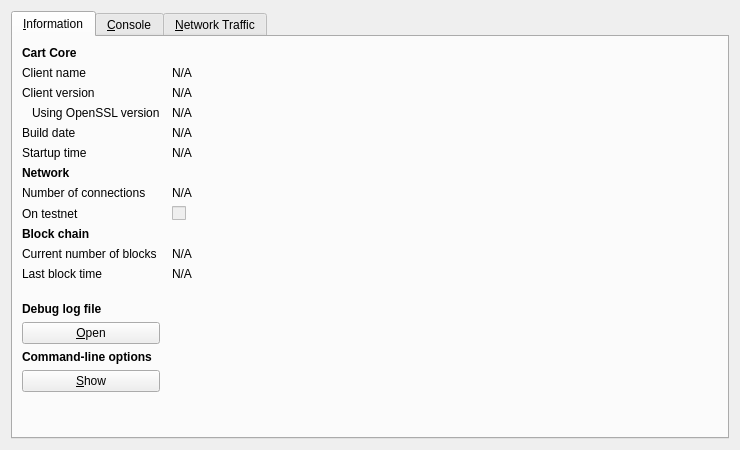
<?xml version="1.0" encoding="UTF-8"?>
<ui version="4.0">
 <class>RPCConsole</class>
 <widget class="QDialog" name="RPCConsole">
  <property name="geometry">
   <rect>
    <x>0</x>
    <y>0</y>
    <width>740</width>
    <height>450</height>
   </rect>
  </property>
  <property name="windowTitle">
   <string>Cart - Debug window</string>
  </property>
  <layout class="QVBoxLayout" name="verticalLayout_2">
   <item>
    <widget class="QTabWidget" name="tabWidget">
     <property name="currentIndex">
      <number>0</number>
     </property>
     <widget class="QWidget" name="tab_info">
      <attribute name="title">
       <string>&amp;Information</string>
      </attribute>
      <layout class="QGridLayout" name="gridLayout" columnstretch="0,1">
       <property name="horizontalSpacing">
        <number>12</number>
       </property>
       <item row="0" column="0">
        <widget class="QLabel" name="label_9">
         <property name="font">
          <font>
           <weight>75</weight>
           <bold>true</bold>
          </font>
         </property>
         <property name="text">
          <string>Cart Core</string>
         </property>
        </widget>
       </item>
       <item row="1" column="0">
        <widget class="QLabel" name="label_5">
         <property name="text">
          <string>Client name</string>
         </property>
        </widget>
       </item>
       <item row="1" column="1">
        <widget class="QLabel" name="clientName">
         <property name="cursor">
          <cursorShape>IBeamCursor</cursorShape>
         </property>
         <property name="text">
          <string>N/A</string>
         </property>
         <property name="textFormat">
          <enum>Qt::PlainText</enum>
         </property>
         <property name="textInteractionFlags">
          <set>Qt::LinksAccessibleByMouse|Qt::TextSelectableByKeyboard|Qt::TextSelectableByMouse</set>
         </property>
        </widget>
       </item>
       <item row="2" column="0">
        <widget class="QLabel" name="label_6">
         <property name="text">
          <string>Client version</string>
         </property>
        </widget>
       </item>
       <item row="2" column="1">
        <widget class="QLabel" name="clientVersion">
         <property name="cursor">
          <cursorShape>IBeamCursor</cursorShape>
         </property>
         <property name="text">
          <string>N/A</string>
         </property>
         <property name="textFormat">
          <enum>Qt::PlainText</enum>
         </property>
         <property name="textInteractionFlags">
          <set>Qt::LinksAccessibleByMouse|Qt::TextSelectableByKeyboard|Qt::TextSelectableByMouse</set>
         </property>
        </widget>
       </item>
       <item row="3" column="0">
        <widget class="QLabel" name="label_14">
         <property name="text">
          <string>Using OpenSSL version</string>
         </property>
         <property name="indent">
          <number>10</number>
         </property>
        </widget>
       </item>
       <item row="3" column="1">
        <widget class="QLabel" name="openSSLVersion">
         <property name="cursor">
          <cursorShape>IBeamCursor</cursorShape>
         </property>
         <property name="text">
          <string>N/A</string>
         </property>
         <property name="textFormat">
          <enum>Qt::PlainText</enum>
         </property>
         <property name="textInteractionFlags">
          <set>Qt::LinksAccessibleByMouse|Qt::TextSelectableByKeyboard|Qt::TextSelectableByMouse</set>
         </property>
        </widget>
       </item>
       <item row="4" column="0">
        <widget class="QLabel" name="label_12">
         <property name="text">
          <string>Build date</string>
         </property>
        </widget>
       </item>
       <item row="4" column="1">
        <widget class="QLabel" name="buildDate">
         <property name="cursor">
          <cursorShape>IBeamCursor</cursorShape>
         </property>
         <property name="text">
          <string>N/A</string>
         </property>
         <property name="textFormat">
          <enum>Qt::PlainText</enum>
         </property>
         <property name="textInteractionFlags">
          <set>Qt::LinksAccessibleByMouse|Qt::TextSelectableByKeyboard|Qt::TextSelectableByMouse</set>
         </property>
        </widget>
       </item>
       <item row="5" column="0">
        <widget class="QLabel" name="label_13">
         <property name="text">
          <string>Startup time</string>
         </property>
        </widget>
       </item>
       <item row="5" column="1">
        <widget class="QLabel" name="startupTime">
         <property name="cursor">
          <cursorShape>IBeamCursor</cursorShape>
         </property>
         <property name="text">
          <string>N/A</string>
         </property>
         <property name="textFormat">
          <enum>Qt::PlainText</enum>
         </property>
         <property name="textInteractionFlags">
          <set>Qt::LinksAccessibleByMouse|Qt::TextSelectableByKeyboard|Qt::TextSelectableByMouse</set>
         </property>
        </widget>
       </item>
       <item row="6" column="0">
        <widget class="QLabel" name="label_11">
         <property name="font">
          <font>
           <weight>75</weight>
           <bold>true</bold>
          </font>
         </property>
         <property name="text">
          <string>Network</string>
         </property>
        </widget>
       </item>
       <item row="7" column="0">
        <widget class="QLabel" name="label_7">
         <property name="text">
          <string>Number of connections</string>
         </property>
        </widget>
       </item>
       <item row="7" column="1">
        <widget class="QLabel" name="numberOfConnections">
         <property name="cursor">
          <cursorShape>IBeamCursor</cursorShape>
         </property>
         <property name="text">
          <string>N/A</string>
         </property>
         <property name="textFormat">
          <enum>Qt::PlainText</enum>
         </property>
         <property name="textInteractionFlags">
          <set>Qt::LinksAccessibleByMouse|Qt::TextSelectableByKeyboard|Qt::TextSelectableByMouse</set>
         </property>
        </widget>
       </item>
       <item row="8" column="0">
        <widget class="QLabel" name="label_8">
         <property name="text">
          <string>On testnet</string>
         </property>
        </widget>
       </item>
       <item row="8" column="1">
        <widget class="QCheckBox" name="isTestNet">
         <property name="enabled">
          <bool>false</bool>
         </property>
         <property name="text">
          <string/>
         </property>
        </widget>
       </item>
       <item row="9" column="0">
        <widget class="QLabel" name="label_10">
         <property name="font">
          <font>
           <weight>75</weight>
           <bold>true</bold>
          </font>
         </property>
         <property name="text">
          <string>Block chain</string>
         </property>
        </widget>
       </item>
       <item row="10" column="0">
        <widget class="QLabel" name="label_3">
         <property name="text">
          <string>Current number of blocks</string>
         </property>
        </widget>
       </item>
       <item row="10" column="1">
        <widget class="QLabel" name="numberOfBlocks">
         <property name="cursor">
          <cursorShape>IBeamCursor</cursorShape>
         </property>
         <property name="text">
          <string>N/A</string>
         </property>
         <property name="textFormat">
          <enum>Qt::PlainText</enum>
         </property>
         <property name="textInteractionFlags">
          <set>Qt::LinksAccessibleByMouse|Qt::TextSelectableByKeyboard|Qt::TextSelectableByMouse</set>
         </property>
        </widget>
       </item>
       <item row="11" column="0">
        <widget class="QLabel" name="label_2">
         <property name="text">
          <string>Last block time</string>
         </property>
        </widget>
       </item>
       <item row="11" column="1">
        <widget class="QLabel" name="lastBlockTime">
         <property name="cursor">
          <cursorShape>IBeamCursor</cursorShape>
         </property>
         <property name="text">
          <string>N/A</string>
         </property>
         <property name="textFormat">
          <enum>Qt::PlainText</enum>
         </property>
         <property name="textInteractionFlags">
          <set>Qt::LinksAccessibleByMouse|Qt::TextSelectableByKeyboard|Qt::TextSelectableByMouse</set>
         </property>
        </widget>
       </item>
       <item row="12" column="0">
        <spacer name="verticalSpacer_2">
         <property name="orientation">
          <enum>Qt::Vertical</enum>
         </property>
         <property name="sizeHint" stdset="0">
          <size>
           <width>20</width>
           <height>20</height>
          </size>
         </property>
        </spacer>
       </item>
       <item row="13" column="0">
        <widget class="QLabel" name="labelDebugLogfile">
         <property name="font">
          <font>
           <weight>75</weight>
           <bold>true</bold>
          </font>
         </property>
         <property name="text">
          <string>Debug log file</string>
         </property>
        </widget>
       </item>
       <item row="14" column="0">
        <widget class="QPushButton" name="openDebugLogfileButton">
         <property name="toolTip">
          <string>Open the Cart debug log file from the current data directory. This can take a few seconds for large log files.</string>
         </property>
         <property name="text">
          <string>&amp;Open</string>
         </property>
         <property name="autoDefault">
          <bool>false</bool>
         </property>
        </widget>
       </item>
       <item row="15" column="0">
        <widget class="QLabel" name="labelCLOptions">
         <property name="font">
          <font>
           <weight>75</weight>
           <bold>true</bold>
          </font>
         </property>
         <property name="text">
          <string>Command-line options</string>
         </property>
        </widget>
       </item>
       <item row="16" column="0">
        <widget class="QPushButton" name="showCLOptionsButton">
         <property name="toolTip">
          <string>Show the Cart-Qt help message to get a list with possible Cart command-line options.</string>
         </property>
         <property name="text">
          <string>&amp;Show</string>
         </property>
         <property name="autoDefault">
          <bool>false</bool>
         </property>
        </widget>
       </item>
       <item row="17" column="0">
        <spacer name="verticalSpacer">
         <property name="orientation">
          <enum>Qt::Vertical</enum>
         </property>
         <property name="sizeHint" stdset="0">
          <size>
           <width>20</width>
           <height>40</height>
          </size>
         </property>
        </spacer>
       </item>
      </layout>
     </widget>
     <widget class="QWidget" name="tab_console">
      <attribute name="title">
       <string>&amp;Console</string>
      </attribute>
      <layout class="QVBoxLayout" name="verticalLayout_3">
       <property name="spacing">
        <number>3</number>
       </property>
       <item>
        <widget class="QTextEdit" name="messagesWidget">
         <property name="minimumSize">
          <size>
           <width>0</width>
           <height>100</height>
          </size>
         </property>
         <property name="readOnly">
          <bool>true</bool>
         </property>
         <property name="tabKeyNavigation" stdset="0">
          <bool>false</bool>
         </property>
         <property name="columnCount" stdset="0">
          <number>2</number>
         </property>
        </widget>
       </item>
       <item>
        <layout class="QHBoxLayout" name="horizontalLayout">
         <property name="spacing">
          <number>3</number>
         </property>
         <item>
          <widget class="QLabel" name="label">
           <property name="text">
            <string notr="true">&gt;</string>
           </property>
          </widget>
         </item>
         <item>
          <widget class="QLineEdit" name="lineEdit"/>
         </item>
         <item>
          <widget class="QPushButton" name="clearButton">
           <property name="maximumSize">
            <size>
             <width>24</width>
             <height>24</height>
            </size>
           </property>
           <property name="toolTip">
            <string>Clear console</string>
           </property>
           <property name="text">
            <string/>
           </property>
           <property name="icon">
            <iconset resource="../bitcoin.qrc">
             <normaloff>:/icons/remove</normaloff>:/icons/remove</iconset>
           </property>
           <property name="shortcut">
            <string notr="true">Ctrl+L</string>
           </property>
           <property name="autoDefault">
            <bool>false</bool>
           </property>
          </widget>
         </item>
        </layout>
       </item>
      </layout>
     </widget>
     <widget class="QWidget" name="tab">
      <attribute name="title">
       <string>&amp;Network Traffic</string>
      </attribute>
      <layout class="QHBoxLayout" name="horizontalLayout_3">
       <item>
        <layout class="QVBoxLayout" name="verticalLayout_4">
         <item>
          <widget class="TrafficGraphWidget" name="trafficGraph" native="true">
           <property name="sizePolicy">
            <sizepolicy hsizetype="Expanding" vsizetype="Expanding">
             <horstretch>0</horstretch>
             <verstretch>0</verstretch>
            </sizepolicy>
           </property>
          </widget>
         </item>
         <item>
          <layout class="QHBoxLayout" name="horizontalLayout_2">
           <item>
            <widget class="QSlider" name="sldGraphRange">
             <property name="minimum">
              <number>1</number>
             </property>
             <property name="maximum">
              <number>288</number>
             </property>
             <property name="pageStep">
              <number>12</number>
             </property>
             <property name="value">
              <number>6</number>
             </property>
             <property name="orientation">
              <enum>Qt::Horizontal</enum>
             </property>
            </widget>
           </item>
           <item>
            <widget class="QLabel" name="lblGraphRange">
             <property name="minimumSize">
              <size>
               <width>100</width>
               <height>0</height>
              </size>
             </property>
             <property name="alignment">
              <set>Qt::AlignCenter</set>
             </property>
            </widget>
           </item>
           <item>
            <widget class="QPushButton" name="btnClearTrafficGraph">
             <property name="text">
              <string>&amp;Clear</string>
             </property>
            </widget>
           </item>
          </layout>
         </item>
        </layout>
       </item>
       <item>
        <layout class="QVBoxLayout" name="verticalLayout">
         <item>
          <widget class="QGroupBox" name="groupBox">
           <property name="title">
            <string>Totals</string>
           </property>
           <layout class="QVBoxLayout" name="verticalLayout_5">
            <item>
             <layout class="QHBoxLayout" name="horizontalLayout_4">
              <item>
               <widget class="Line" name="line">
                <property name="sizePolicy">
                 <sizepolicy hsizetype="Fixed" vsizetype="Fixed">
                  <horstretch>0</horstretch>
                  <verstretch>0</verstretch>
                 </sizepolicy>
                </property>
                <property name="minimumSize">
                 <size>
                  <width>10</width>
                  <height>0</height>
                 </size>
                </property>
                <property name="palette">
                 <palette>
                  <active>
                   <colorrole role="Light">
                    <brush brushstyle="SolidPattern">
                     <color alpha="255">
                      <red>0</red>
                      <green>255</green>
                      <blue>0</blue>
                     </color>
                    </brush>
                   </colorrole>
                  </active>
                  <inactive>
                   <colorrole role="Light">
                    <brush brushstyle="SolidPattern">
                     <color alpha="255">
                      <red>0</red>
                      <green>255</green>
                      <blue>0</blue>
                     </color>
                    </brush>
                   </colorrole>
                  </inactive>
                  <disabled>
                   <colorrole role="Light">
                    <brush brushstyle="SolidPattern">
                     <color alpha="255">
                      <red>0</red>
                      <green>255</green>
                      <blue>0</blue>
                     </color>
                    </brush>
                   </colorrole>
                  </disabled>
                 </palette>
                </property>
                <property name="orientation">
                 <enum>Qt::Horizontal</enum>
                </property>
               </widget>
              </item>
              <item>
               <widget class="QLabel" name="label_16">
                <property name="text">
                 <string>In:</string>
                </property>
               </widget>
              </item>
              <item>
               <widget class="QLabel" name="lblBytesIn">
                <property name="minimumSize">
                 <size>
                  <width>50</width>
                  <height>0</height>
                 </size>
                </property>
                <property name="alignment">
                 <set>Qt::AlignRight|Qt::AlignTrailing|Qt::AlignVCenter</set>
                </property>
               </widget>
              </item>
             </layout>
            </item>
            <item>
             <layout class="QHBoxLayout" name="horizontalLayout_5">
              <item>
               <widget class="Line" name="line_2">
                <property name="sizePolicy">
                 <sizepolicy hsizetype="Fixed" vsizetype="Fixed">
                  <horstretch>0</horstretch>
                  <verstretch>0</verstretch>
                 </sizepolicy>
                </property>
                <property name="minimumSize">
                 <size>
                  <width>10</width>
                  <height>0</height>
                 </size>
                </property>
                <property name="palette">
                 <palette>
                  <active>
                   <colorrole role="Light">
                    <brush brushstyle="SolidPattern">
                     <color alpha="255">
                      <red>255</red>
                      <green>0</green>
                      <blue>0</blue>
                     </color>
                    </brush>
                   </colorrole>
                  </active>
                  <inactive>
                   <colorrole role="Light">
                    <brush brushstyle="SolidPattern">
                     <color alpha="255">
                      <red>255</red>
                      <green>0</green>
                      <blue>0</blue>
                     </color>
                    </brush>
                   </colorrole>
                  </inactive>
                  <disabled>
                   <colorrole role="Light">
                    <brush brushstyle="SolidPattern">
                     <color alpha="255">
                      <red>255</red>
                      <green>0</green>
                      <blue>0</blue>
                     </color>
                    </brush>
                   </colorrole>
                  </disabled>
                 </palette>
                </property>
                <property name="orientation">
                 <enum>Qt::Horizontal</enum>
                </property>
               </widget>
              </item>
              <item>
               <widget class="QLabel" name="label_17">
                <property name="text">
                 <string>Out:</string>
                </property>
               </widget>
              </item>
              <item>
               <widget class="QLabel" name="lblBytesOut">
                <property name="minimumSize">
                 <size>
                  <width>50</width>
                  <height>0</height>
                 </size>
                </property>
                <property name="alignment">
                 <set>Qt::AlignRight|Qt::AlignTrailing|Qt::AlignVCenter</set>
                </property>
               </widget>
              </item>
             </layout>
            </item>
            <item>
             <spacer name="verticalSpacer_4">
              <property name="orientation">
               <enum>Qt::Vertical</enum>
              </property>
              <property name="sizeHint" stdset="0">
               <size>
                <width>20</width>
                <height>407</height>
               </size>
              </property>
             </spacer>
            </item>
           </layout>
          </widget>
         </item>
        </layout>
       </item>
      </layout>
     </widget>
    </widget>
   </item>
  </layout>
 </widget>
 <customwidgets>
  <customwidget>
   <class>TrafficGraphWidget</class>
   <extends>QWidget</extends>
   <header>trafficgraphwidget.h</header>
   <container>1</container>
   <slots>
    <slot>clear()</slot>
   </slots>
  </customwidget>
 </customwidgets>
 <resources>
  <include location="../bitcoin.qrc"/>
 </resources>
 <connections/>
</ui>
